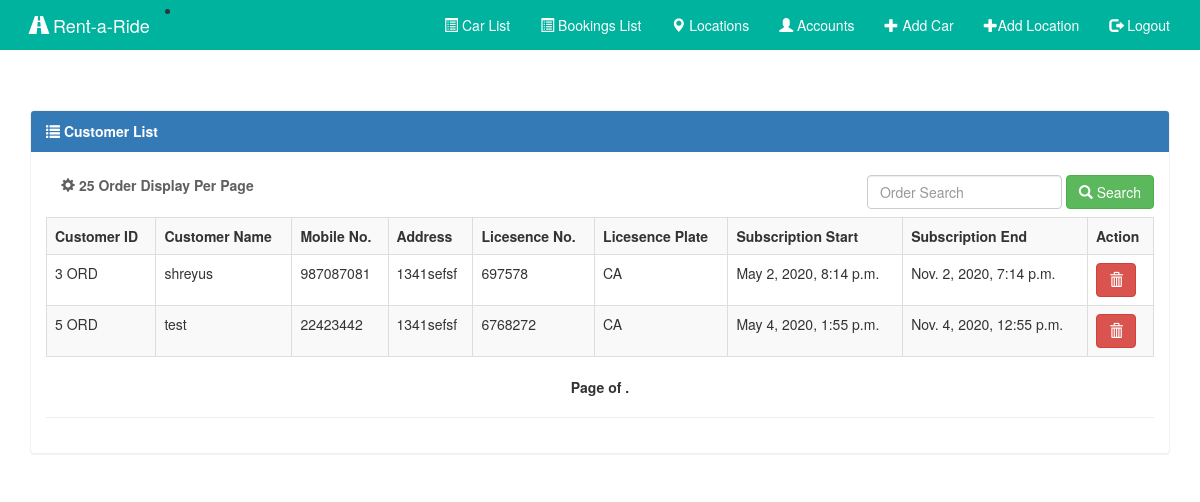
Screenshot of /message/ with the database file from the repository.
### system/models.py (models this page shows)
class UserDetails(models.Model):
    first_name = models.OneToOneField(User, on_delete=models.CASCADE)
    last_name = models.CharField(max_length=30)
    mobileno = models.IntegerField()
    birthdate = models.DateField()
    address = models.CharField(max_length=30)
    license_number = models.CharField(max_length=10)
    license_place = models.CharField(max_length=30)
    payment_type = models.CharField(max_length=10)
    credit_card_number = models.IntegerField()
    credit_card_name = models.CharField(max_length=30)
    expiry_date = models.DateField()
    cvv = models.IntegerField()
    acc = models.IntegerField(default=0)
    sub_start = models.DateTimeField(default=0)
    sub_end = models.DateTimeField(default=0)
    def __str__(self):
        return self.last_name

### system/booking.py (the view)
# urls.py: url(r'^message/$', customer_list, name='message'),
def customer_list(request):
    c_list = UserDetails.objects.all()
    print(c_list)
    query = request.GET.get('q')
    if query:
        c_list = c_list.filter(
            Q(first_name__icontains=query)|
            Q(last_name__icontains=query)
        )
    paginator = Paginator(c_list, 4)  # Show 15 contacts per page
    page = request.GET.get('page')
    try:
        order = paginator.page(page)
    except PageNotAnInteger:
        order = paginator.page(1)
    except EmptyPage:
        order = paginator.page(paginator.num_pages)
    context = {
        'c_list': c_list,
    }
    print(c_list)
    return render(request, 'admin/admin_cust_view.html', context)

### templates/admin/admin_cust_view.html (shortened to what this page needs)
{% extends 'admin/base_admin.html' %}
{% block body %}
<div class='container table-responsive'>
<div class="panel panel-primary">
  <div class="panel-heading"><strong><span class="glyphicon glyphicon-list"></span> Customer List</strong> </div>
    <div class="panel-body">
    <strong class="navbar-form navbar-left" style="color: #5f5f5f;"><span class="glyphicon glyphicon-cog"></span> 25 Order Display Per Page </strong>
    {% block search_box %}
      <form method="GET" class="navbar-form navbar-right" role="search">
        <div class="form-group">
          <input type="text" class="form-control" placeholder="Order Search" value="{{request.GET.q}}" name="q">
        </div>
        <button type="submit" class="btn btn-success"><span class="glyphicon glyphicon-search"></span> Search</button>
      </form>
      {% endblock %}
  <table class="table table-bordered table-striped table-hover">
   <tr>
     <td><strong>Customer ID</strong></td>
   <td><strong>Customer Name</strong></td>
    <td><strong>Mobile No.</strong></td>
    <td><strong>Address</strong></td>
    <td><strong>Licesence No.</strong></td>
    <td><strong>Licesence Plate</strong></td>
    <td><strong>Subscription Start</strong></td>
    <td><strong>Subscription End</strong></td>
    <td><strong>Action</strong></td>
  </tr>
      {% for ob in c_list %}
    <tr>
    <td>{{ob.id}} ORD</td>
    <td>{{ob.first_name}} </td>
    <td>{{ob.mobileno}}</td>
    <td>{{ob.address}}</td>
    <td>{{ob.license_number}}</td>
    <td>{{ob.license_place}}</td>
    <td>{{ob.sub_start}}</td>
    <td>{{ob.sub_end}}</td>
    <td>
         <a href="{% url 'customer_termination' ob.id %}"><button type="button" class="btn btn-danger"><span class="glyphicon glyphicon-trash"></span></button></a>
    </td>
</tr>
    {% endfor %}
  </table>
<nav>
  <ul class="pager">
      <li class="previous">
         <strong> Page {{ order.number }} of {{ order.paginator.num_pages }}.</strong>
    </li>
  </ul>
</nav>
    <hr>
    </div>
    </div>
</div>
{% endblock %}

### static/css/style.css (style rules this page uses)
.panel { margin-top:25px; }
.panel-primary { border-color: #f1f1f1 !important; }

### rows the page displays
UserDetails: id "3", first_name "shreyus", mobileno "987087081", address "1341sefsf", license_number "697578", license_place "CA", sub_start "May 2, 2020, 8:14 p.m.", sub_end "Nov. 2, 2020, 7:14 p.m."
UserDetails: id "5", first_name "test", mobileno "22423442", address "1341sefsf", license_number "6768272", license_place "CA", sub_start "May 4, 2020, 1:55 p.m.", sub_end "Nov. 4, 2020, 12:55 p.m."
